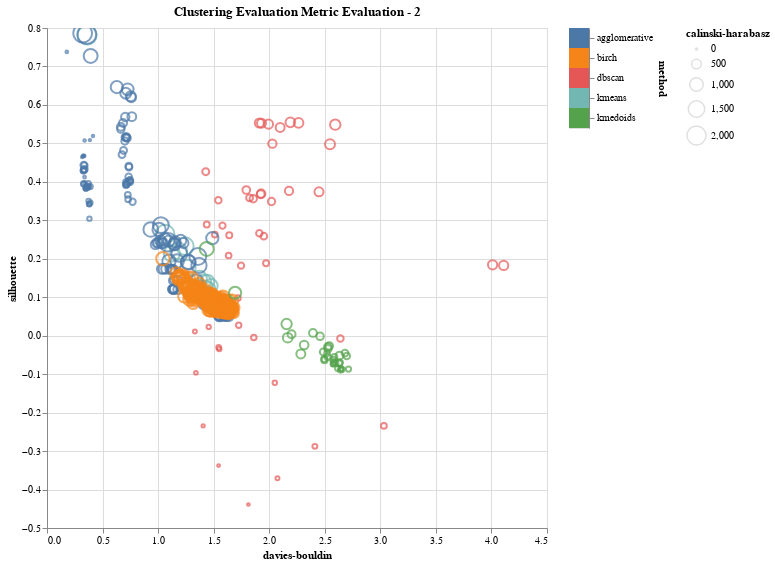

The cell this chart's notebook holds for it:
### Code cell
x_axis = "davies-bouldin:Q"
y_axis = "silhouette:Q"
size = "calinski-harabasz:Q"
title  = "Clustering Evaluation Metric Evaluation - 2"

data = df_metrics 

plot2 = plot_cluster_evaluations(data, title, x_axis, y_axis, size)
plot2

### Figure 1 — Vega-Lite specification as saved in the notebook (floating-point values rounded to 4 significant figures; data arrays with more than 128 entries replaced by an {"elided": "..."} marker saying what was removed)
{"config": {"view": {"continuousWidth": 400, "continuousHeight": 300}}, "hconcat": [{"mark": {"type": "point", "strokeOpacity": 1.0}, "encoding": {"color": {"condition": {"type": "nominal", "field": "method", "legend": null, "selection": "selector005"}, "value": "lightgray"}, "size": {"type": "quantitative", "field": "calinski-harabasz"}, "tooltip": [{"type": "nominal", "field": "method"}, {"type": "quantitative", "field": "num_clusters"}, {"type": "quantitative", "field": "sse"}, {"type": "quantitative", "field": "silhouette"}, {"type": "quantitative", "field": "calinski-harabasz"}, {"type": "quantitative", "field": "davies-bouldin"}, {"type": "quantitative", "field": "eps"}, {"type": "quantitative", "field": "min_sample"}, {"type": "nominal", "field": "linkage"}, {"type": "quantitative", "field": "threshold"}, {"type": "quantitative", "field": "branching_factor"}], "x": {"type": "quantitative", "field": "davies-bouldin"}, "y": {"type": "quantitative", "field": "silhouette"}}, "height": 500, "selection": {"selector004": {"type": "multi", "fields": ["method"]}, "selector006": {"type": "interval", "bind": "scales", "encodings": ["x", "y"]}}, "title": "Clustering Evaluation Metric Evaluation - 2", "width": 500}, {"mark": "rect", "encoding": {"color": {"condition": {"type": "nominal", "field": "method", "legend": null, "selection": "selector005"}, "value": "lightgray"}, "y": {"type": "nominal", "axis": {"orient": "right"}, "field": "method"}}, "selection": {"selector005": {"type": "multi", "fields": ["method"]}}}], "data": {"name": "data-b1da39775ba39d58a9f119446c7fec55"}, "$schema": "https://vega.github.io/schema/vega-lite/v4.8.1.json", "datasets": {"data-b1da39775ba39d58a9f119446c7fec55": {"elided": "996 records"}}}
